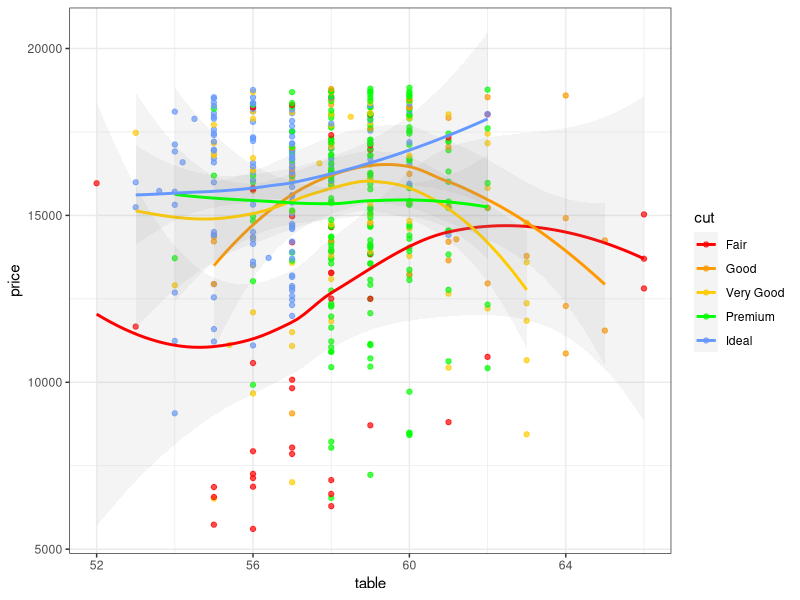
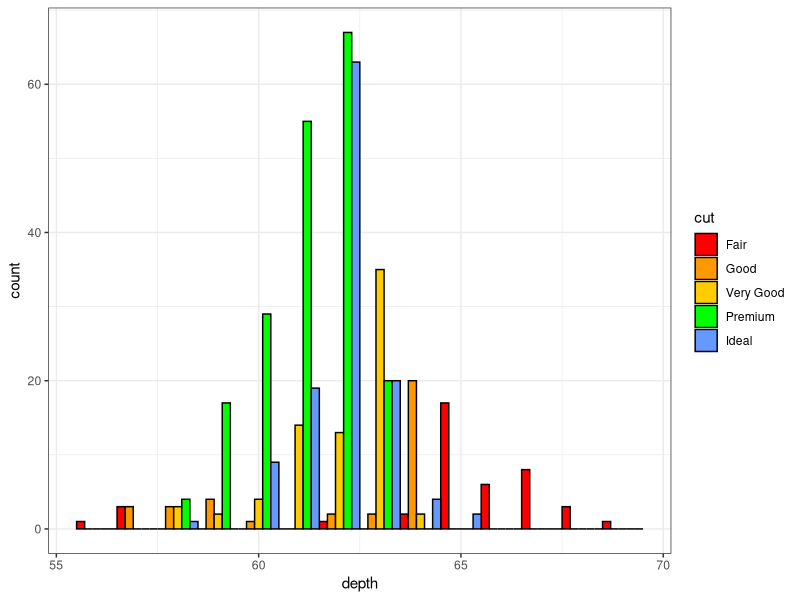

These figures' R source, in order:
library(ggsci)


### Name: scale_color_ucscgb
### Title: UCSC Genome Browser Color Scales
### Aliases: scale_color_ucscgb scale_colour_ucscgb scale_fill_ucscgb

### ** Examples

library("ggplot2")
data("diamonds")

ggplot(subset(diamonds, carat >= 2.2),
       aes(x = table, y = price, colour = cut)) +
  geom_point(alpha = 0.7) +
  geom_smooth(method = "loess", alpha = 0.1, size = 1, span = 1) +
  theme_bw() + scale_color_ucscgb()

ggplot(subset(diamonds, carat > 2.2 & depth > 55 & depth < 70),
       aes(x = depth, fill = cut)) +
  geom_histogram(colour = "black", binwidth = 1, position = "dodge") +
  theme_bw() + scale_fill_ucscgb()
